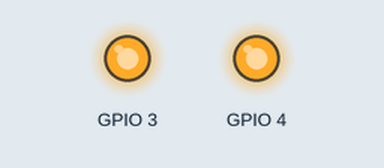
A sketch run on a simulated ESP32. Shown: output pins drawn as LEDs (lit = HIGH). What the sketch prints to the serial monitor is not drawn.

Above: at 3.0 s.
At 5.0 s:
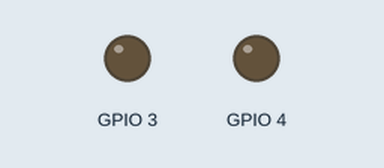
Timing chart, 0 to 7.2 s (numbered marks = the images above):
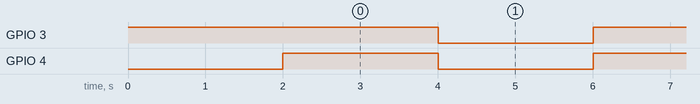

Measured:
- by itself, GPIO 3, GPIO 4: alternates HIGH for 2.0 s and LOW for 2.0 s

The sketch:

multicast_sender.ino
```cpp
#include <esp_now.h>
#include <WiFi.h>

// REPLACE WITH YOUR RECEIVER MAC Address
uint8_t repeater_adress[] = { 0xEC, 0xDA, 0x3B, 0xAA, 0xC3, 0xA0 };
//EC:DA:3B:AA:C3:A0
// Structure example to send data
// Must match the receiver structure
typedef struct struct_message {
  char next[32];
  char data[32];
  float vBat;

} struct_message;

// Create a struct_message called myData
struct_message myData;

esp_now_peer_info_t peerInfo;

// callback when data is sent
void OnDataSent(const uint8_t *mac_addr, esp_now_send_status_t status) {
  Serial.print("\r\nLast Packet Send Status:\t");
  Serial.println(status == ESP_NOW_SEND_SUCCESS ? "Delivery Success" : "Delivery Fail");
  if(status== ESP_NOW_SEND_SUCCESS){
     digitalWrite(3, HIGH);
      delay(2000);
      digitalWrite(3, LOW);
  }
}

void setup() {
  // Init Serial Monitor
  Serial.begin(115200);
  pinMode(3, OUTPUT);
  pinMode(4, OUTPUT);

  digitalWrite(3, HIGH);
  delay(2000);
  digitalWrite(3, LOW);
  WiFi.mode(WIFI_STA);  // Set device as a Wi-Fi Station

  if (esp_now_init() != ESP_OK) {  // Init ESP-NOW
    Serial.println("Error initializing ESP-NOW");
    return;
  }

  esp_now_register_send_cb(OnDataSent);  // Once ESPNow is successfully Init, we will register for Send CB to
  // get the status of Trasnmitted packet

  // Register peer
  memcpy(peerInfo.peer_addr, repeater_adress, 6);
  peerInfo.channel = 0;
  peerInfo.encrypt = false;

  // Add peer
  if (esp_now_add_peer(&peerInfo) != ESP_OK) {
    Serial.println("Failed to add peer");
    return;
  }
}

void loop() {
  // Set values to send
  strcpy(myData.next, "repeater2");
  strcpy(myData.data, "Door_open");
  // Send message via ESP-NOW
  //get_vbat();
  esp_err_t result = esp_now_send(repeater_adress, (uint8_t *)&myData, sizeof(myData));

  if (result == ESP_OK) {
    Serial.println("Sent with success");
    digitalWrite(4, HIGH);
    delay(2000);
    digitalWrite(4, LOW);
  } else {
    Serial.println("Error sending the data");
  }
  delay(2000);

  //myData.d = true;
  strcpy(myData.next, "bedroom");
  strcpy(myData.data, "Door_closed");
  // Send message via ESP-NOW
  result = esp_now_send(repeater_adress, (uint8_t *)&myData, sizeof(myData));

  if (result == ESP_OK) {
    Serial.println("Sent with success");
    digitalWrite(4, HIGH);
    delay(2000);
    digitalWrite(4, LOW);
  } else {
    Serial.println("Error sending the data");
  }
  delay(2000);
}
void get_vbat() {
  int read = analogRead(2);
  Serial.println(read);
  float Bat_voltage = map(read, 0, 4095, 0, 2.5);

  myData.vBat = Bat_voltage * 2;
}
```
